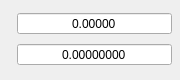
       <widget class="QWidget" name="widgetTotalAtBuySell" native="true">
        <property name="sizePolicy">
         <sizepolicy hsizetype="Preferred" vsizetype="Preferred">
          <horstretch>0</horstretch>
          <verstretch>0</verstretch>
         </sizepolicy>
        </property>
        <property name="maximumSize">
         <size>
          <width>180</width>
          <height>80</height>
         </size>
        </property>
        <property name="accessibleName">
         <string>BALANCE_TOTAL_AT_BUYSELL</string>
        </property>
        <property name="accessibleDescription">
         <string/>
        </property>
        <layout class="QGridLayout" name="gridLayout_28">
         <property name="leftMargin">
          <number>4</number>
         </property>
         <property name="topMargin">
          <number>8</number>
         </property>
         <property name="rightMargin">
          <number>8</number>
         </property>
         <property name="bottomMargin">
          <number>8</number>
         </property>
         <property name="spacing">
          <number>4</number>
         </property>
         <item row="0" column="1">
          <widget class="QDoubleSpinBox" name="ruleAmountToReceiveValue">
           <property name="sizePolicy">
            <sizepolicy hsizetype="Expanding" vsizetype="Fixed">
             <horstretch>0</horstretch>
             <verstretch>0</verstretch>
            </sizepolicy>
           </property>
           <property name="minimumSize">
            <size>
             <width>90</width>
             <height>0</height>
            </size>
           </property>
           <property name="accessibleName">
            <string/>
           </property>
           <property name="accessibleDescription">
            <string>CAN_BE_ZERO</string>
           </property>
           <property name="alignment">
            <set>Qt::AlignCenter</set>
           </property>
           <property name="readOnly">
            <bool>true</bool>
           </property>
           <property name="buttonSymbols">
            <enum>QAbstractSpinBox::NoButtons</enum>
           </property>
           <property name="prefix">
            <string/>
           </property>
           <property name="decimals">
            <number>5</number>
           </property>
           <property name="minimum">
            <double>0.000000000000000</double>
           </property>
           <property name="maximum">
            <double>999999999.000000000000000</double>
           </property>
          </widget>
         </item>
         <item row="0" column="0">
          <widget class="QLabel" name="usdLabel1_3">
           <property name="sizePolicy">
            <sizepolicy hsizetype="Maximum" vsizetype="Preferred">
             <horstretch>0</horstretch>
             <verstretch>0</verstretch>
            </sizepolicy>
           </property>
           <property name="font">
            <font>
             <pointsize>11</pointsize>
             <weight>50</weight>
             <bold>false</bold>
            </font>
           </property>
           <property name="accessibleDescription">
            <string>USD_ICON</string>
           </property>
           <property name="text">
            <string/>
           </property>
           <property name="alignment">
            <set>Qt::AlignCenter</set>
           </property>
          </widget>
         </item>
         <item row="1" column="0">
          <widget class="QLabel" name="btcLabel3_4">
           <property name="sizePolicy">
            <sizepolicy hsizetype="Maximum" vsizetype="Preferred">
             <horstretch>0</horstretch>
             <verstretch>0</verstretch>
            </sizepolicy>
           </property>
           <property name="font">
            <font>
             <pointsize>11</pointsize>
             <weight>50</weight>
             <bold>false</bold>
            </font>
           </property>
           <property name="accessibleDescription">
            <string>BTC_ICON</string>
           </property>
           <property name="text">
            <string/>
           </property>
           <property name="alignment">
            <set>Qt::AlignCenter</set>
           </property>
          </widget>
         </item>
         <item row="1" column="1">
          <widget class="QDoubleSpinBox" name="ruleTotalToBuyValue">
           <property name="sizePolicy">
            <sizepolicy hsizetype="Expanding" vsizetype="Fixed">
             <horstretch>0</horstretch>
             <verstretch>0</verstretch>
            </sizepolicy>
           </property>
           <property name="minimumSize">
            <size>
             <width>90</width>
             <height>0</height>
            </size>
           </property>
           <property name="accessibleName">
            <string/>
           </property>
           <property name="accessibleDescription">
            <string>CAN_BE_ZERO</string>
           </property>
           <property name="alignment">
            <set>Qt::AlignCenter</set>
           </property>
           <property name="readOnly">
            <bool>true</bool>
           </property>
           <property name="buttonSymbols">
            <enum>QAbstractSpinBox::NoButtons</enum>
           </property>
           <property name="specialValueText">
            <string/>
           </property>
           <property name="prefix">
            <string/>
           </property>
           <property name="decimals">
            <number>8</number>
           </property>
           <property name="minimum">
            <double>0.000000000000000</double>
           </property>
           <property name="maximum">
            <double>999999999.000000000000000</double>
           </property>
           <property name="singleStep">
            <double>0.100000000000000</double>
           </property>
          </widget>
         </item>
        </layout>
       </widget>
